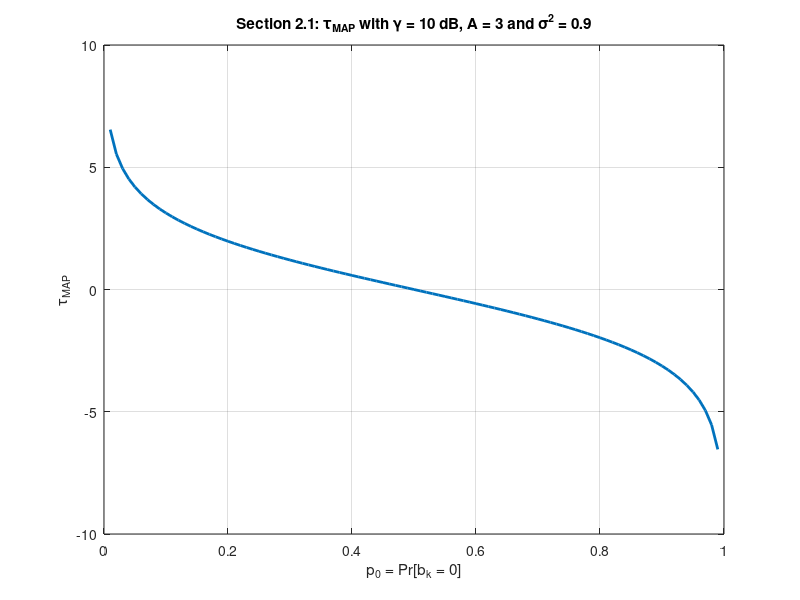

Source code (MATLAB): (Note: this script raises an error after producing the figure.)
%   Skeleton 
%
close all;
clear;

disp('CMPE320 Spring 2024 Project 4: BASK');

% Constants for the project
A = 3; % given in 2024 instructions
p0all = [0.5, 0.25]; % 2024 instructions, the project includes two values of p0

% Remember that p0 = 0.5 is Maximum Likelihood (ML)
% p0 # 0.5 is Maximum A Posteriori (MAP)

% 2.1  Plot the MAP threshold curve as a function of p0
p0 = 0.01:0.01:0.99; % per instructions
gamma_dB = 10; % in decibels, gamma_dB = 10*log10(A^2/sigma^2)
gamma = 10^(gamma_dB / 10); % convert to power ratio using the definition of gamma and gamma_dB

% Compute the equivalent value for sigma2 = sigma^2 using A and gamma
sigma2 = A^2 / gamma;

tauMAP = A/2 * log((1-p0) ./ (p0)) * sqrt(sigma2); % use the result from your derivation of the threshold
figure(1);
plot(p0, tauMAP, 'LineWidth', 2);
xlabel('p_0 = Pr[b_k = 0]');
ylabel('\tau_{MAP}');
grid on;
title(['Section 2.1: \tau_{MAP} with \gamma = ', num2str(gamma_dB), ' dB, A = ', num2str(A), ' and \sigma^2 = ', num2str(sigma2)]);


% 2.2

figure(2); % Create a new figure
p0 = p0all(2); % from 2024 Assignment, p0 # 0.5 is MAP
gamma_dB = 10; % in decibels
gamma = 10^(gamma_dB / 10); % power ratio
sigma2 = A^2 / gamma; % variance value per definition
Ntrials = 500000; % sufficient trials for this exercise
thld_MAP = A/2 * log( (1 - p0)/ (p0)) * sqrt(sigma2); % use your derivation of the MAP threshold

% Generate B, the binary information
B = (rand(1, Ntrials) >= p0); % 0 = binary zero, 1 = binary one

% Convert B to Messages, map 0 to +A, 1 to -A
% B = {0,1}, (0.5-B) = {0.5, -0.5}, (0.5-B)*2*A = {+A,-A}
M = (0.5 - B) * 2 * A; % map 1 to -A, 0 to +A
N = randn(1, Ntrials) * sqrt(sigma2); % Gaussian with zero mean and proper variance

% Use the signal model from the assignment
R = M + N; % The received signal
Rhist = histogram(R, 'Normalization', 'pdf'); % Create and plot the histogram as a pdf

% Fine-grained values of R
r = -2 * A:0.01:2 * A;

% Derivation of fR(r)
fRr = p0 * (1/(sqrt(2 * pi * sigma2)) * exp(-(r - A).^2 / (2 * sigma2))) + ...
       (1 - p0) * (1/(sqrt(2 * pi * sigma2)) * exp(-(r + A).^2 / (2 * sigma2)));

% Plot the analytical PDF on top of the histogram
hold on;
plot(r, fRr, 'LineWidth', 2);
xline(thld_MAP, '--r', 'LineWidth', 2); % Plot the MAP threshold value
hold off;

% Professional labels, note use of subscripts and Greek symbols
grid on;
xlabel('r');
ylabel('f_R(r)');
title(['Section 2.2: f_R(r) for p0 = ', num2str(p0), ' Ntrials = ', int2str(Ntrials), ' \gamma_{dB} = ', num2str(gamma_dB)]);
text(-0.5, 0.26, ['\tau_{MAP} = ', num2str(thld_MAP)]);

%2.3
% Section 2.3.3 - Simulate ML Detector
% Define the Q function
Q = @(x) 0.5 * erfc(x / sqrt(2));

% Set parameters
gamma_dB = [[1:0.5:10] [10:0.25:14]]; % gamma = A^2/sigma^2 in dB
gamma = 10.^(gamma_dB / 10); % as power ratio, same size as gamma_dB
A = 3; % Signal amplitude
sigma = sqrt(A^2 ./ gamma); % Noise standard deviations
Nbits = 5000000; % Number of bits

% Section 2.3.3 - Simulate ML Detector
tau_ML = 0; % ML threshold

% Initialize result arrays
results_ML = zeros(1, length(gamma));
pBT_ML = zeros(1, length(gamma));

% Loop over SNR values
for kSNR = 1:length(gamma)
    % Generate message bits (0 or 1)
    b = randi([0 1], 1, Nbits);
    % Map to BASK symbols (+A or -A)
    m = A * (2 * b - 1);
    % Generate noise
    n = sigma(kSNR) * randn(1, Nbits);
    % Received signal
    r = m + n;
    % ML Detection
    b_hat = r >= tau_ML;
    % Calculate bit errors
    errors = mod(b_hat - b, 2);
    results_ML(kSNR) = sum(errors) / Nbits;
    % Theoretical Probability of Error (ML)
    pBT_ML(kSNR) = Q(A / sigma(kSNR));
end

% Plot results (ML Detector)
figure;
h = semilogy(gamma_dB, pBT_ML, 'k-', gamma_dB, results_ML, 'ro');
set(h, 'LineWidth', 1.5);
legend('Theoretical', 'Simulated');
xlabel('\gamma_{dB} (dB)');
ylabel('Probability of Bit Error');
title('Section 2.3: ML Detector Performance (p_0 = 0.5)');
grid on;

% Section 2.4.2 - Simulate MAP Detector
p0 = 0.25; % Prior probability of binary 0
tau_MAP = (sigma.^2 / (2 * A)) .* log((1-p0) / ( p0)); % MAP threshold

% Initialize result arrays
results_MAP = zeros(1, length(gamma));
pBT_MAP = zeros(1, length(gamma));

% Loop over SNR values
for kSNR = 1:length(gamma)
    % Generate message bits (0 or 1)
    b = randi([0 1], 1, Nbits);
    % Map to BASK symbols (+A or -A)
    m = A * (2 * b - 1);
    % Generate noise
    n = sigma(kSNR) * randn(1, Nbits);
    % Received signal
    r = m + n;
    % MAP Detection
    b_hat = r >= tau_MAP(kSNR);
    % Calculate bit errors
    errors = mod(b_hat - b, 2);
    results_MAP(kSNR) = sum(errors) / Nbits;
    % Theoretical Probability of Error (MAP)
    pBT_given0 = Q((A - tau_MAP(kSNR)) / sigma(kSNR));
    pBT_given1 = Q((tau_MAP(kSNR) + A) / sigma(kSNR));
    pBT_MAP(kSNR) = p0 * pBT_given0 + (1 - p0) * pBT_given1;
end

% Plot results (MAP Detector)
figure;
h = semilogy(gamma_dB, pBT_MAP, 'k-', gamma_dB, results_MAP, 'ro');
set(h, 'LineWidth', 1.5);
legend('Theoretical', 'Simulated');
xlabel('\gamma_{dB} (dB)');
ylabel('Probability of Bit Error');
title(['Section 2.4: MAP Detector Performance (p_0 = ', num2str(p0), ')']);
grid on;

% Section 2.5 - Compare MAP and ML Detector Performance
figure;
h = semilogy(gamma_dB, pBT_ML, 'b-', gamma_dB, pBT_MAP, 'r-');
set(h, 'LineWidth', 1.5);
legend('ML Detector (p_0 = 0.5)', 'MAP Detector (p_0 = 0.25)');
xlabel('\gamma_{dB} (dB)');
ylabel('Probability of Bit Error');
title('Section 2.5: ML vs MAP Detectors');
grid on;

% Compute and plot ratio
ratio = pBT_MAP ./ pBT_ML;
figure;
plot(gamma_dB, ratio, 'k-', 'LineWidth', 1.5);
xlabel('\gamma_{dB} (dB)');
ylabel('\rho (MAP/ML)');
title('Section 2.5: \rho (MAP/ML) vs \gamma_{dB} (dB)');
grid on;
